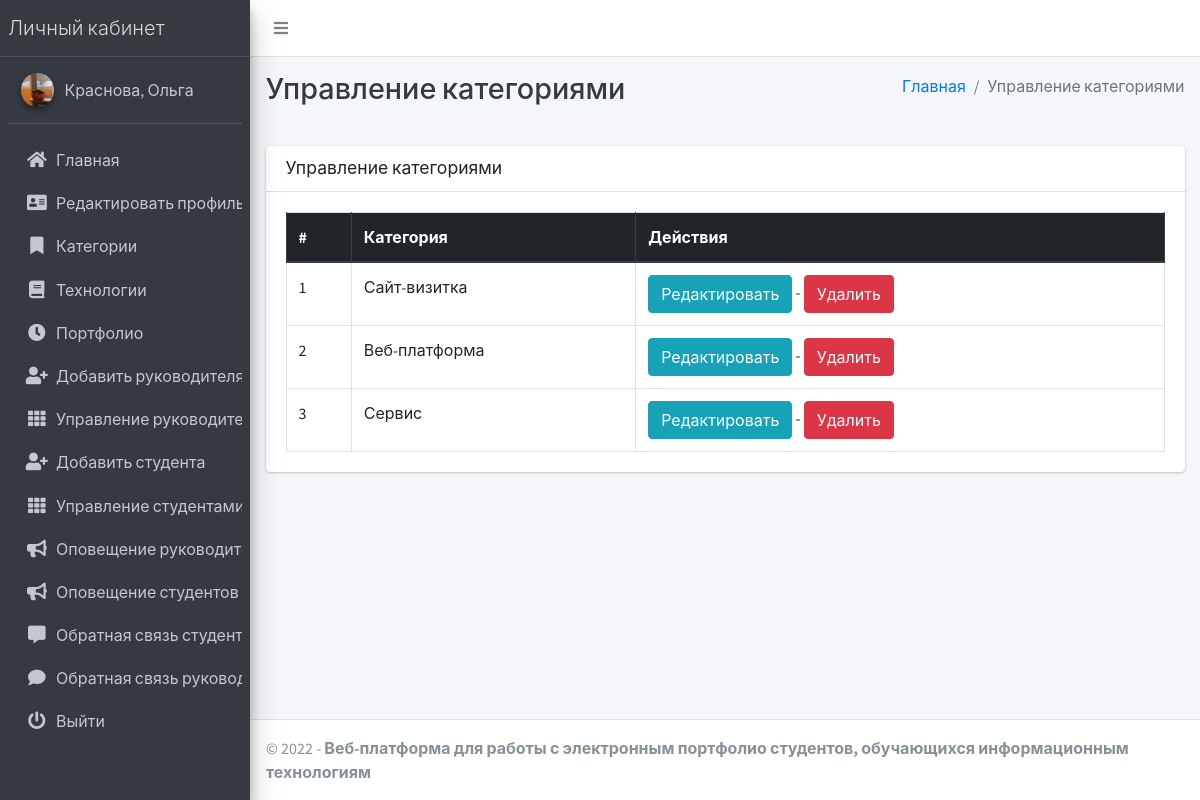
/course/manage/ (signed in), run on the app's committed database.
### main_app/models.py (models this page shows, shortened)
class CustomUser(AbstractUser):
    USER_TYPE = ((1, "HOD"), (2, "Staff"), (3, "Student"))
    GENDER = [("M", "Male"), ("F", "Female")]
    username = None  # Removed username, using email instead
    email = models.EmailField(unique=True)
    user_type = models.CharField(default=1, choices=USER_TYPE, max_length=1)
    gender = models.CharField(max_length=1, choices=GENDER)
    profile_pic = models.ImageField()
    address = models.TextField()
    fcm_token = models.TextField(default="")  # For firebase notifications
    created_at = models.DateTimeField(auto_now_add=True)
    updated_at = models.DateTimeField(auto_now=True)
    USERNAME_FIELD = "email"
    REQUIRED_FIELDS = []
    objects = CustomUserManager()
    def __str__(self):
        return self.last_name + ", " + self.first_name

class Course(models.Model):
    name = models.CharField(max_length=120)
    created_at = models.DateTimeField(auto_now_add=True)
    updated_at = models.DateTimeField(auto_now=True)

### main_app/hod_views.py (the view)
# urls.py: path("course/manage/", hod_views.manage_course, name='manage_course'),
def manage_course(request):
    courses = Course.objects.all()
    context = {
        'courses': courses,
        'page_title': 'Управление категориями'
    }
    return render(request, "hod_template/manage_course.html", context)

### main_app/templates/hod_template/manage_course.html
{% extends 'main_app/base.html' %}
{% load static %}
{% block page_title %}{{page_title}}{% endblock page_title %}
{% block content %}
<section class="content">
    <div class="container-fluid">
        <div class="row">
            <div class="col-md-12">
                <div class="card">
                    <div class="card-header">
                        <h3 class="card-title">{{page_title}}</h3>
                    </div>
                    <div class="card-body">
                        <table id="example2" class="table table-bordered table-hover">
                            <thead class="thead-dark">
                                <tr>
                                    <th>#</th>
                                    <th>Категория</th>
                                    <th>Действия</th>
                                </tr>
                            </thead>
                            <tbody>
                                {% for course in courses %}
                                <tr>
                                    <td>{{ forloop.counter }}</td>
                                    <td>{{course.name}}</td>
                                    <td>
                                        <a href="{% url 'edit_course' course.id %}" class="btn btn-info">Редактировать</a> -
                                        <a href="{% url 'delete_course' course.id %}" onclick="return confirm('Вы действительно хотите удалить эту категорию?')" class="btn btn-danger">Удалить</a>
                                    </td>
                                </tr>
                                {% endfor %}
                            </tbody>
                        </table>
                    </div>
                </div>
            </div>
        </div>
    </div>
</section>
{% endblock content %}

### main_app/templates/main_app/sidebar_template.html (shortened to what this page needs)
{% load static %}
<aside class="main-sidebar sidebar-dark-info elevation-4">
    {% if request.user.user_type == '1' %}
    <a href="{% url 'admin_home' %}" class="brand-link">
        <span class="brand-text font-weight-light">Личный кабинет</span>
    </a>
    <div class="sidebar">
        <div class="user-panel mt-3 pb-3 mb-3 d-flex">
            <div class="image">
                <img src="{{ request.user.profile_pic}}" class="img-circle elevation-2" alt="User Image">
            </div>
            <div class="info">
                <a href="#" class="d-block">{{user}}</a>
            </div>
        </div>
        <nav class="mt-2">
            <ul class="nav nav-pills nav-sidebar flex-column" data-widget="treeview" role="menu" data-accordion="false">
                <li class="nav-item">
                    {% url 'admin_home' as admin_home %}
                    <a href="{{admin_home}}" class="nav-link {% if admin_home == request.path %} active {% endif %}">
                        <i class="nav-icon fas fa-home"></i>
                        <p>
                            Главная
                        </p>
                    </a>
                </li>
                <li class="nav-item">
                    {% url 'admin_view_profile' as admin_view_profile %}
                    <a href="{{admin_view_profile}}"
                        class="nav-link {% if admin_view_profile == request.path %} active {% endif %}">
                        <i class="nav-icon fas fa-address-card"></i>
                        <p>
                            Редактировать профиль
                        </p>
                    </a>
                </li>
                <li class="nav-item has-treeview">
                    <a href="#" class="nav-link">
                        <i class="nav-icon fas fa-bookmark"></i>
                        <p>
                            Категории
                        </p>
                    </a>
                </li>
                <li class="nav-item has-treeview">
                    <a href="#" class="nav-link">
                        <i class="nav-icon fas fa-book"></i>
                        <p>
                            Технологии
                        </p>
                    </a>
                </li>
                <li class="nav-item has-treeview">
                    <a href="#" class="nav-link">
                        <i class="nav-icon fas fa-clock"></i>
                        <p>
                            Портфолио
                        </p>
                    </a>
                </li>
                <li class="nav-item">
                    {% url 'add_staff' as add_staff %}
                    <a href="{{add_staff}}" class="nav-link {% if add_staff == request.path %} active {% endif %}">
                        <i class="nav-icon fas fa-user-plus"></i>
                        <p>
                            Добавить руководителя
                        </p>
                    </a>
                </li>
                <li class="nav-item">
                    {% url 'manage_staff' as manage_staff %}
                    {% url 'edit_staff' staff_id as edit_staff %}
                    <a href="{{manage_staff}}"
                        class="nav-link {% if manage_staff == request.path or request.path == edit_staff %} active {% endif %}">
                        <i class="nav-icon fas fa-th"></i>
                        <p>
                            Управление руководителями
                        </p>
                    </a>
                </li>
                <li class="nav-item">
                    {% url 'add_student' as add_student%}
                    <a href="{{add_student}}" class="nav-link  {% if add_student == request.path %} active {% endif %}">
                        <i class="nav-icon fas fa-user-plus"></i>
                        <p>
                            Добавить студента
                        </p>
                    </a>
                </li>
                <li class="nav-item">
                    {% url 'manage_student' as manage_student %}
                    {% url 'edit_student' student_id as edit_student %}
                    <a href="{{manage_student}}"
                        class="nav-link  {% if edit_student == request.path or manage_student == request.path %} active {% endif %}">
                        <i class="nav-icon fas fa-th"></i>
                        <p>
                            Управление студентами
                        </p>
                    </a>
                </li>
                <li class="nav-item">
                    {% url 'admin_notify_staff' as admin_notify_staff %}
                    <a href="{{admin_notify_staff}}"
                        class="nav-link {% if admin_notify_staff == request.path %} active {% endif %}">
                        <i class="nav-icon fas fa-bullhorn"></i>
                        <p>
                            Оповещение руководителей
                        </p>
                    </a>
                </li>
                <li class="nav-item">
                    {% url 'admin_notify_student' as admin_notify_student %}
                    <a href="{{admin_notify_student}}"
                        class="nav-link {% if admin_notify_student == request.path %} active {% endif %}">
                        <i class="nav-icon fas fa-bullhorn"></i>
                        <p>
                            Оповещение студентов
                        </p>
                    </a>
                </li>
                <li class="nav-item">
                <li class="nav-item">
                    {% url 'student_feedback_message' as student_feedback_message %}
                    <a href="{{ student_feedback_message }}"
                        class="nav-link  {% if student_feedback_message == request.path %} active {% endif %}">
                        <i class="nav-icon fas fa-comment-alt"></i>
                        <p>
                            Обратная связь студентов
                        </p>
                    </a>
                </li>
                <li class="nav-item">
                    {% url 'staff_feedback_message' as staff_feedback_message %}
                    <a href="{{staff_feedback_message}}"
                        class="nav-link   {% if staff_feedback_message == request.path %} active {% endif %}">
                        <i class="nav-icon fas fa-comment"></i>
                        <p>
                            Обратная связь руководителей
                        </p>
                    </a>
                </li>
                                        {% endif %}
                                        <li class="nav-item">
                                            <a href="{% url 'user_logout' %}"
                                                onclick="return confirm('Ваш сеанс работы будет завершен.\n\nЗавершить?')"
                                                class="nav-link">
                                                <i class="nav-icon fas fa-power-off"></i>
                                                <p>
                                                    Выйти
                                                </p>
                                            </a>
                                        </li>
                                    </ul>
                                </nav>
                            </div>
</aside>

### data on the page
CustomUser: user.profile_pic (picture), last_name+first_name "Краснова, Ольга"
Course: name "Сайт-визитка"
Course: name "Веб-платформа"
Course: name "Сервис"

### other printed values
{{ page_title }} "Управление категориями"
